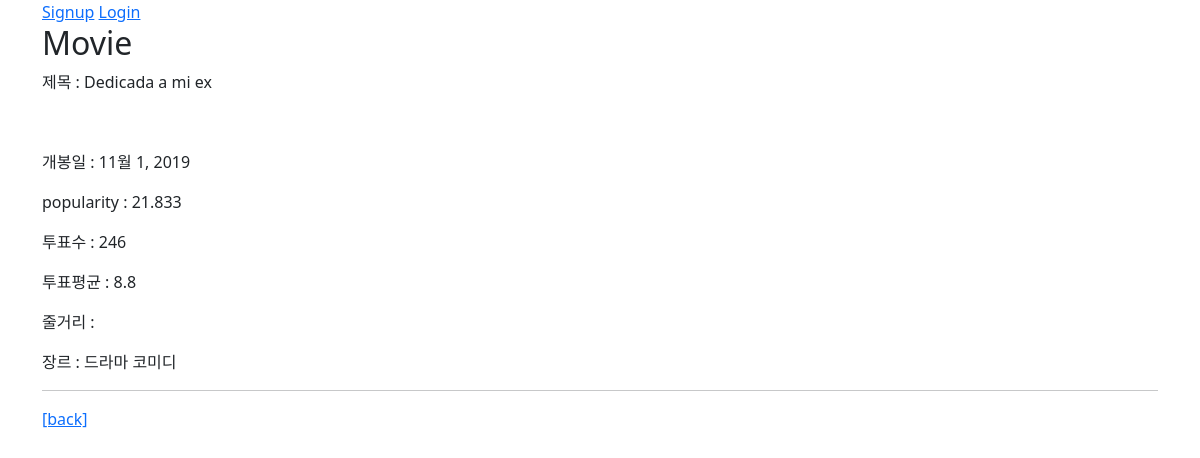
The app's page /movies/3/ with its own data.
### movies/models.py (models this page shows)
class Movie(models.Model):
    title = models.CharField(max_length=100)
    release_date = models.DateField()
    popularity = models.FloatField()
    vote_count = models.IntegerField()
    vote_average = models.FloatField()
    overview = models.TextField()
    poster_path = models.CharField(max_length=200)
    genres = models.ManyToManyField(Genre)

class Genre(models.Model):
    name = models.CharField(max_length=50)

### movies/views.py (the view)
# urls.py: path('<int:movie_pk>/', views.detail, name='detail'),
@require_safe
def detail(request, movie_pk):
    movie = get_object_or_404(Movie, pk=movie_pk)
    context = {
        'movie': movie,
    }
    return render(request, 'movies/detail.html', context)

### movies/templates/movies/detail.html
{% extends 'base.html' %}
{% block content %}
  <h2>Movie</h2>
  <p>제목 : {{ movie.title }}</p>
  <p><img src="{{ movie.poster_path }}" alt style="width: 300px;"></p>
  <p>개봉일 : {{ movie.release_date }}</p>
  <p>popularity : {{ movie.popularity }}</p>
  <p>투표수 : {{ movie.vote_count }}</p>
  <p>투표평균 : {{ movie.vote_average }}</p>
  <p>줄거리 : {{ movie.overview }}</p>
  장르 :
  {% for genre in movie.genres.all %}
    {{ genre.name }}
  {% endfor %}
  <hr>
  <a href="{% url 'movies:index' %}">[back]</a>
{% endblock %}

### records on screen
Movie: title "Dedicada a mi ex", release_date "11월 1, 2019", popularity "21.833", vote_count "246", vote_average "8.8"
Genre: name "드라마"
Genre: name "코미디"
